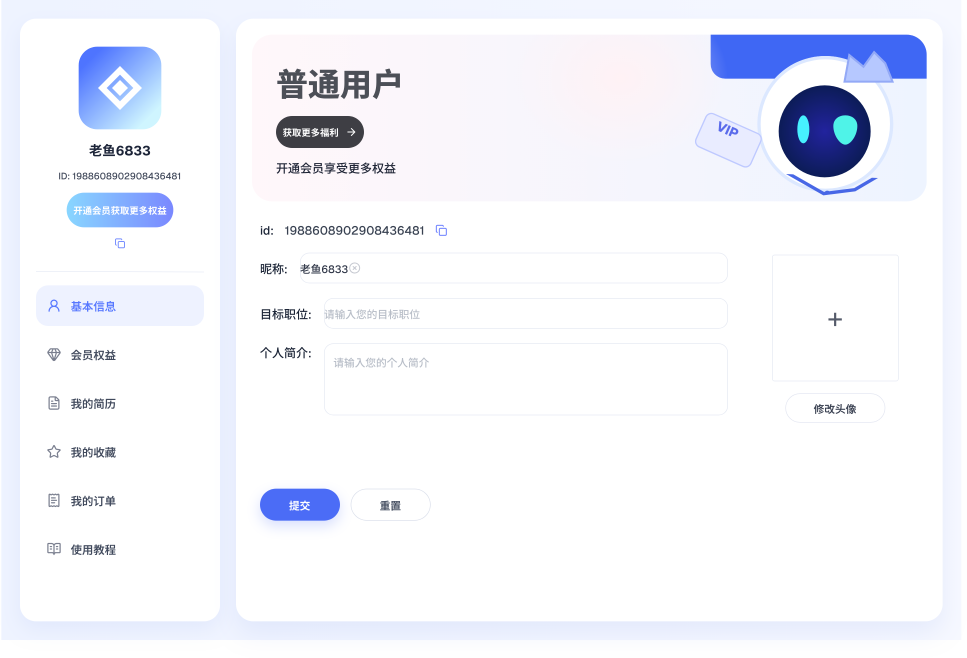
#> input picture design_exports/23lmW.png, 2900 x 1972 px, given in place of codex-clipboard-b56dade2-1aa9-4c90-b6eb-49b83631ab55.png, which was not available (shown at 1/3 size)
$ python make-editor-style-concepts.py
#> lines starting #> are read from the running program, lines starting #| are printed output that depends on the picture; pictures that were not available may be replaced by others from this repository, and a replacement may not be noted
from pathlib import Path

from PIL import Image, ImageChops, ImageDraw, ImageEnhance, ImageFilter


SOURCE = Path(r"C:\Users\Liang\AppData\Local\Temp\codex-clipboard-b56dade2-1aa9-4c90-b6eb-49b83631ab55.png")
OUTPUT = Path("design_exports/editor-style-concepts")


def overlay_region(image: Image.Image, box: tuple[int, int, int, int], color: str, alpha: int) -> None:
    layer = Image.new("RGBA", image.size, (0, 0, 0, 0))
    draw = ImageDraw.Draw(layer)
    draw.rectangle(box, fill=(*ImageColor.getrgb(color), alpha))
    image.alpha_composite(layer)


class ImageColor:
    @staticmethod
    def getrgb(value: str) -> tuple[int, int, int]:
        value = value.lstrip("#")
        return tuple(int(value[index:index + 2], 16) for index in (0, 2, 4))


def tint_light_surfaces(image: Image.Image, color: str, strength: float) -> Image.Image:
    rgb = image.convert("RGB")
    gray = rgb.convert("L")
    mask = gray.point(lambda pixel: int(max(0, min(255, (pixel - 178) * 3.1))))
    mask = ImageEnhance.Contrast(mask).enhance(1.15)
    tint = Image.new("RGB", rgb.size, ImageColor.getrgb(color))
    mixed = Image.blend(rgb, tint, strength)
    return Image.composite(mixed, rgb, mask).convert("RGBA")


def add_preview_shadow(image: Image.Image, paper_box: tuple[int, int, int, int], color: str) -> None:
    shadow = Image.new("RGBA", image.size, (0, 0, 0, 0))
    draw = ImageDraw.Draw(shadow)
    draw.rectangle(paper_box, fill=(*ImageColor.getrgb(color), 70))
    shadow = shadow.filter(ImageFilter.GaussianBlur(18))
    image.alpha_composite(shadow)


def restore_paper(image: Image.Image, source: Image.Image, paper_box: tuple[int, int, int, int]) -> None:
    paper = source.crop(paper_box).convert("RGB")
    white = Image.new("RGB", paper.size, "#FFFFFF")
    paper = Image.blend(paper, white, 0.08)
    image.paste(paper.convert("RGBA"), paper_box[:2])


def warm_editorial(source: Image.Image) -> Image.Image:
    result = tint_light_surfaces(source, "#F4F0E8", 0.34)
    width, height = result.size
    overlay_region(result, (0, 0, width, 70), "#F7F3EC", 78)
    overlay_region(result, (0, 70, 228, height), "#F7F3EC", 82)
    overlay_region(result, (228, 70, 1073, height), "#FAF8F3", 66)
    overlay_region(result, (1073, 70, width, height), "#E8E3DA", 94)
    add_preview_shadow(result, (1090, 118, width - 12, height), "#6E6254")
    restore_paper(result, source, (1090, 118, width - 12, height))
    return result


def mist_blue(source: Image.Image) -> Image.Image:
    result = tint_light_surfaces(source, "#EEF2F4", 0.3)
    width, height = result.size
    overlay_region(result, (0, 0, width, 70), "#F4F6F6", 84)
    overlay_region(result, (0, 70, 228, height), "#EDF1F1", 88)
    overlay_region(result, (228, 70, 1073, height), "#F7F9F8", 58)
    overlay_region(result, (1073, 70, width, height), "#DDE4E7", 105)
    add_preview_shadow(result, (1090, 118, width - 12, height), "#52636B")
    restore_paper(result, source, (1090, 118, width - 12, height))
    return result


def graphite_studio(source: Image.Image) -> Image.Image:
    result = tint_light_surfaces(source, "#F3F0EA", 0.21)
    width, height = result.size
    overlay_region(result, (0, 0, width, 70), "#EEEAE3", 62)
    overlay_region(result, (0, 70, 228, height), "#E8E3DB", 98)
    overlay_region(result, (228, 70, 1073, height), "#F7F4EE", 54)
    overlay_region(result, (1073, 70, width, height), "#C9C7C2", 145)
    add_preview_shadow(result, (1090, 118, width - 12, height), "#282B2E")
    restore_paper(result, source, (1090, 118, width - 12, height))
    return result


def main() -> None:
    OUTPUT.mkdir(parents=True, exist_ok=True)
    source = Image.open(SOURCE).convert("RGBA")
#> source is the input picture: PIL image 2900x1972 RGBA; mean R, G, B, A 239, 241.2, 249.4, 246.7
    concepts = {
        "01-warm-editorial-studio.png": warm_editorial(source),
        "02-mist-blue-workspace.png": mist_blue(source),
        "03-graphite-paper-studio.png": graphite_studio(source),
    }
#> in tint_light_surfaces, `mask = ImageEnhance.Contrast(mask).enhance(1.15)`:
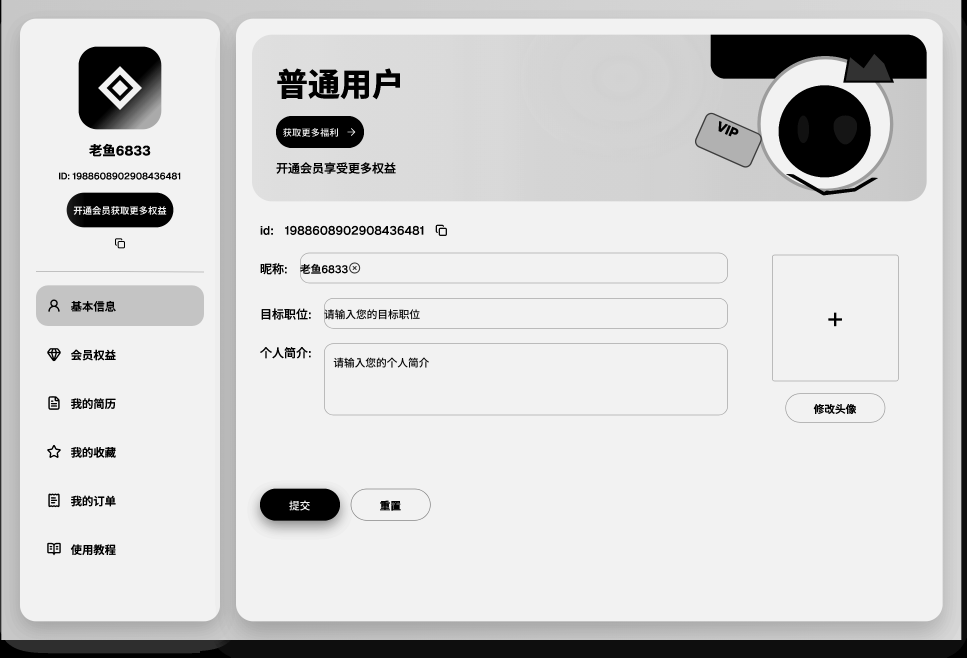
#> mask: PIL image 2900x1972 L (shown at 1/3 size); min 0, max 242, mean 210.9
#> in tint_light_surfaces, `tint = Image.new("RGB", rgb.size, ImageColor.getrgb(color))`:
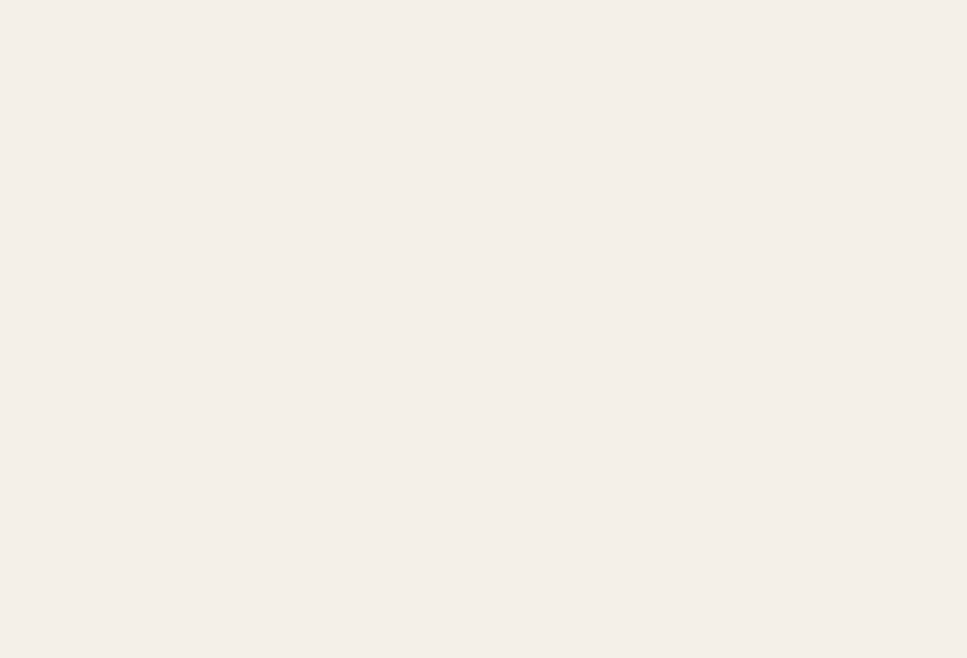
#> tint: PIL image 2900x1972 RGB (shown at 1/3 size); mean R, G, B 244, 240, 232
#> in overlay_region, `layer = Image.new("RGBA", image.size, (0, 0, 0, 0))`: layer: PIL image 2900x1972 RGBA; every value is 0
#> in add_preview_shadow, `shadow = shadow.filter(ImageFilter.GaussianBlur(18))`:
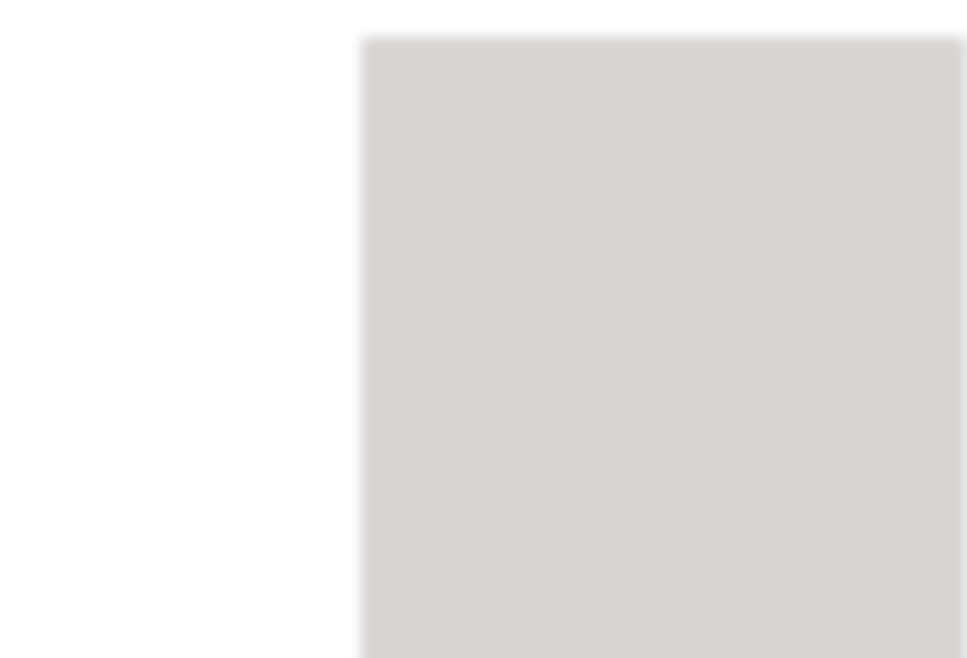
#> shadow: PIL image 2900x1972 RGBA (shown at 1/3 size); mean R, G, B, A 64.1, 57.1, 48.9, 40.8; transparent parts drawn white
#> in add_preview_shadow, `image.alpha_composite(shadow)`:
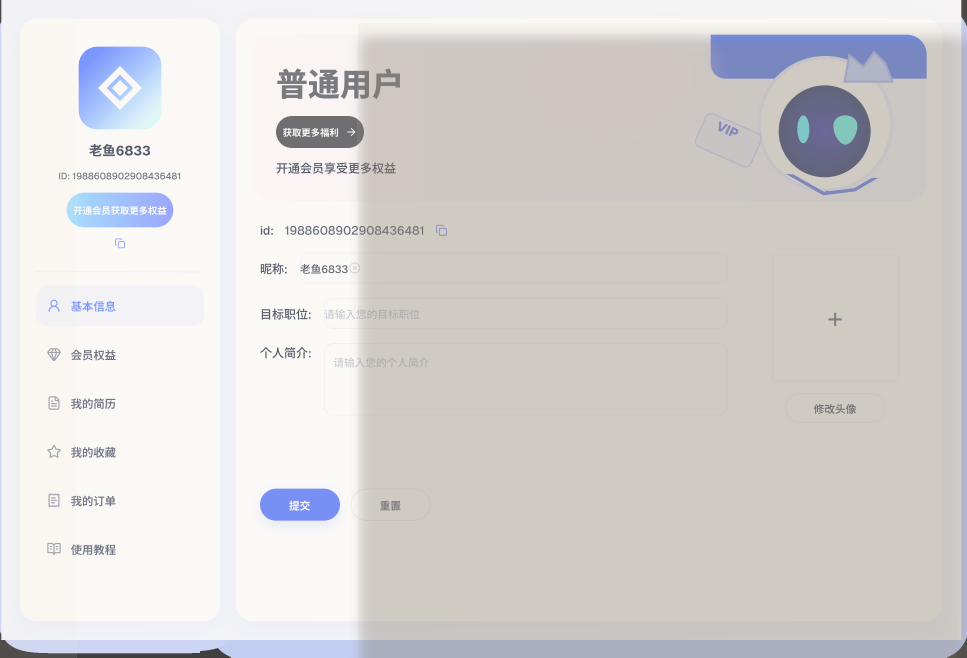
#> image: PIL image 2900x1972 RGBA (shown at 1/3 size); mean R, G, B, A 216.2, 213.8, 212.4, 255
#> in restore_paper, `paper = source.crop(paper_box).convert("RGB")`:
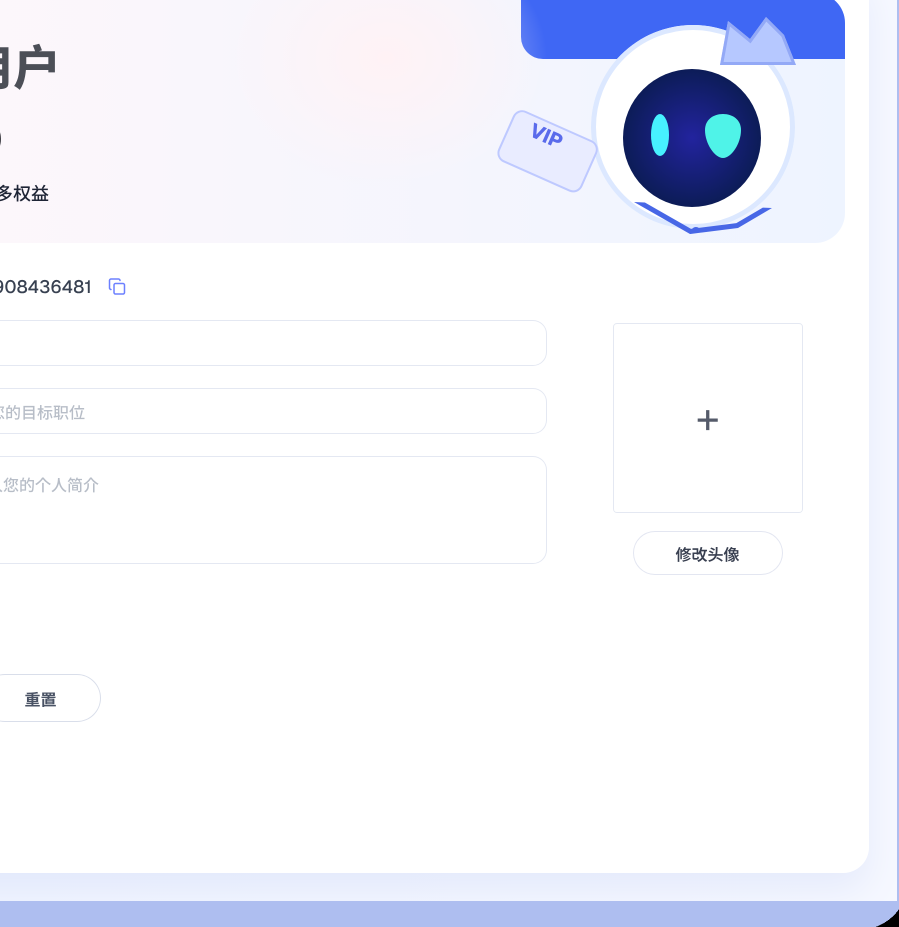
#> paper: PIL image 1798x1854 RGB (shown at 1/2 size); mean R, G, B 241.3, 242.9, 250.6
#> in restore_paper, `white = Image.new("RGB", paper.size, "#FFFFFF")`: white: PIL image 1798x1854 RGB; every value is 255
#> call 3 of tint_light_surfaces, with color = '#F3F0EA', strength = 0.21
#> in tint_light_surfaces (call 3), `mixed = Image.blend(rgb, tint, strength)`:
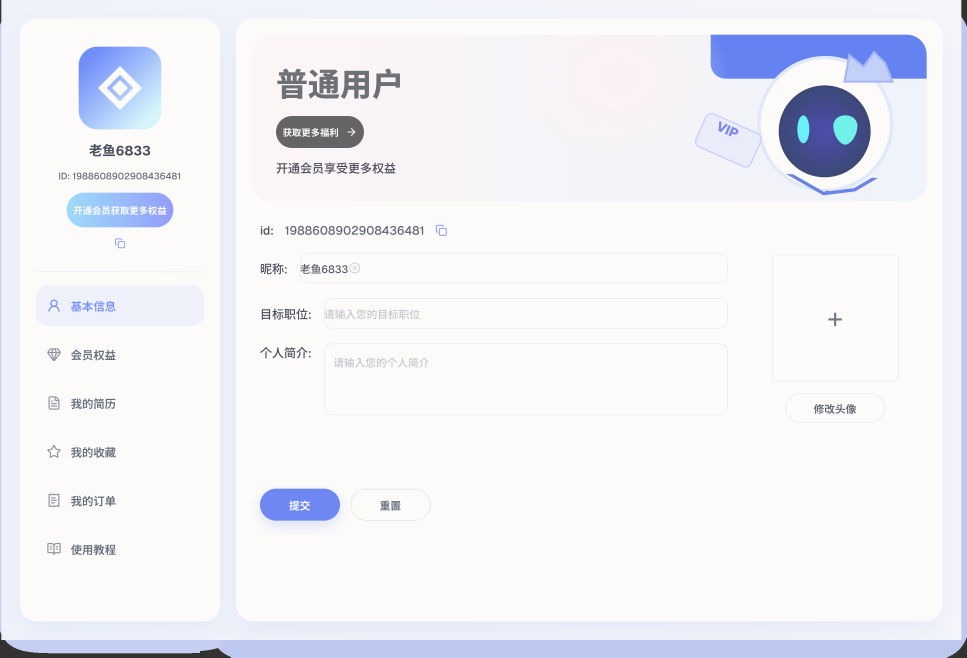
#> mixed: PIL image 2900x1972 RGB (shown at 1/3 size); mean R, G, B 239.4, 240.2, 245.6
    for filename, image in concepts.items():
        image.convert("RGB").save(OUTPUT / filename, quality=96, optimize=True)


if __name__ == "__main__":
#> (the run stopped early here; a loop or call above may not have finished)
